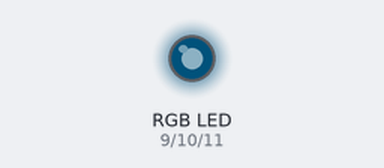
This sketch was run on a simulated Arduino Uno, built with avr-gcc and run on an emulated ATmega328P. Parts: an RGB LED mixed from three pins (HIGH = lit). Dim RGB values are drawn brighter than linear.

Above: at 0.05 s.
At 0.65 s:
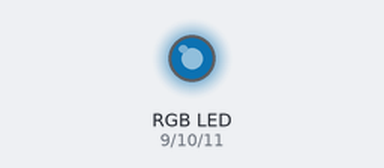
At 1.25 s:
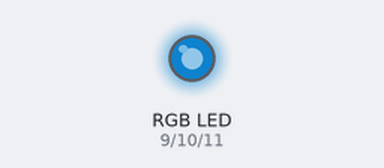
At 2.5 s:
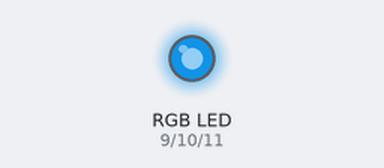
Timing chart, 0 to 6.9 s (numbered marks = the images above):
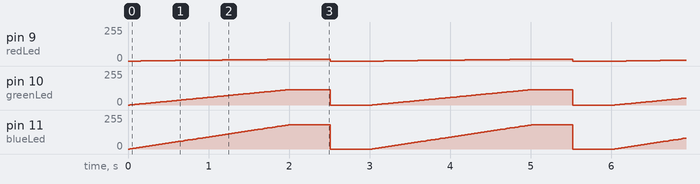

The sketch:

rgbFade.ino
```cpp
#define redLed 9
#define greenLed 10
#define blueLed 11


void setup() {
  pinMode(redLed, OUTPUT);
  pinMode(greenLed, OUTPUT);
  pinMode(blueLed, OUTPUT);

  Serial.begin(9600);
}

void loop() {
  rgbFade(14, 117, 184);
  delay(500);
  analogWrite(redLed, 0);
  analogWrite(greenLed, 0);
  analogWrite(blueLed, 0);
  delay(500);
}

void rgbFade(int r, int g, int b) {  //fades specified rgb colour in from 0% to 100% brightness
  for (int i = 0; i < 100; i++) {
    analogWrite(redLed, (i / 100.0) * r);
    analogWrite(greenLed, (i / 100.0) * g);
    analogWrite(blueLed, (i / 100.0) * b);
    delay(20);
  }
}
```

Measured:
- by itself, pin 10 (greenLed): ramps from 0/255 to 115/255 and jumps back, once every 3.0 s
- by itself, pin 11 (blueLed): ramps from 0/255 to 182/255 and jumps back, once every 3.0 s
- by itself, pin 9 (redLed): repeats every 3.0 s: 2/255 0.14 s, 3/255 0.14 s, 4/255 0.14 s, 5/255 0.14 s, 6/255 0.14 s, 7/255 0.16 s, 8/255 0.14 s, 9/255 0.14 s, 10/255 0.14 s, 11/255 0.14 s, 12/255 0.14 s, 13/255 0.64 s, 0/255 0.66 s, 1/255 0.14 s
